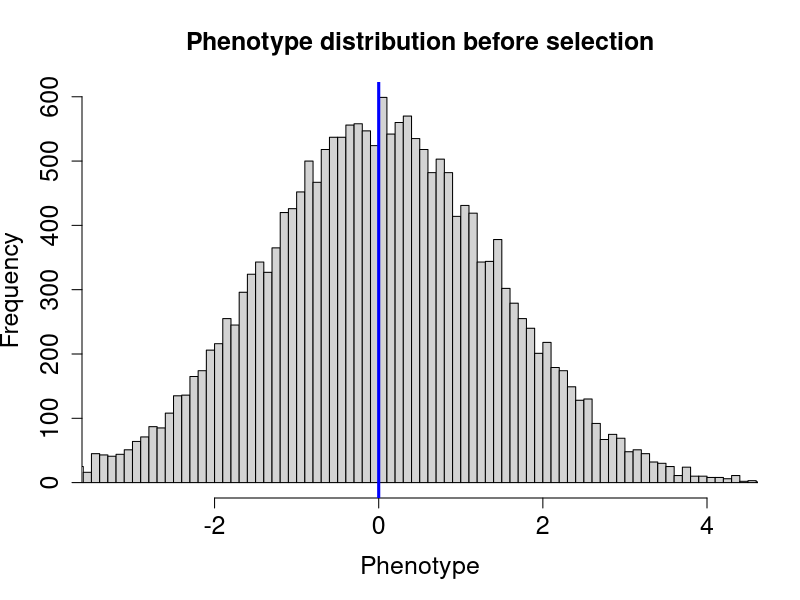
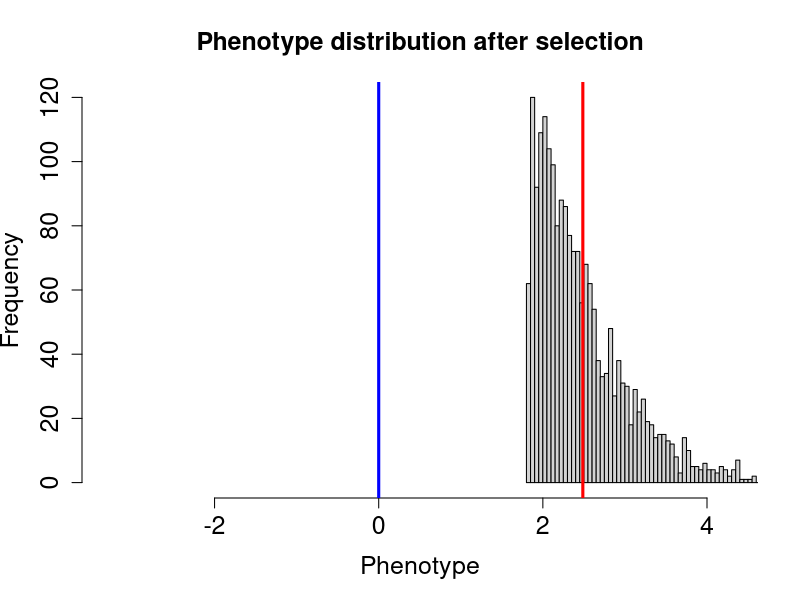
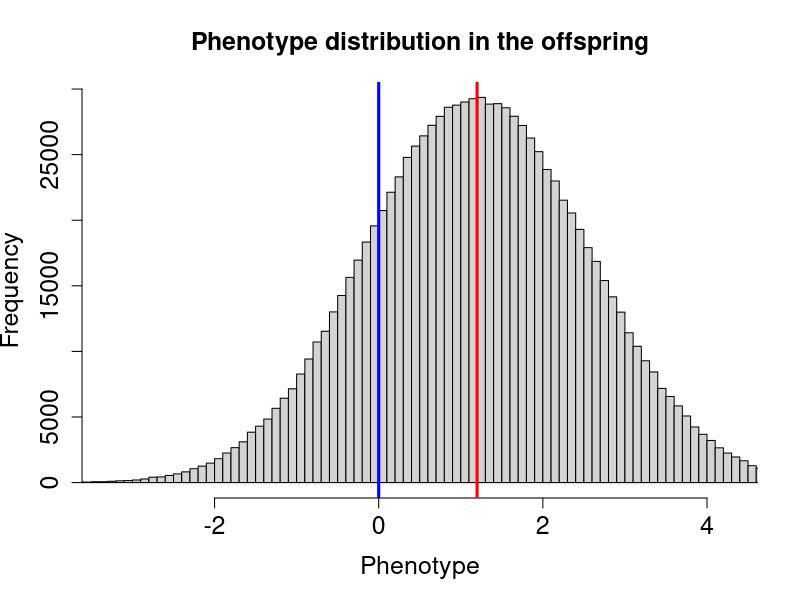

Write the R code that produced these figures, in order.
## ---- chunk 1
allele.freq<-0.5   
L <- 1000
environ.var<-1
sel<-0.1
Num_inds=10000

##MAKE A MUM
## For each mother, at each locus we draw an allele (either 0 or 1) from the population allele frequency. 
##We do this twice for each mother two represent the two haplotypes in the mother 
mum.hap.1<-replicate(Num_inds, rbinom(L,1,allele.freq) )
mum.hap.2<-replicate(Num_inds, rbinom(L,1,allele.freq) )
##type mum.hap.1[,1] to see the 1st mothers 1st haplotype

##Each mothers genotype at each locus is either 0,1,2
mum.geno<-mum.hap.1+mum.hap.2

additive.genetic<-colSums(mum.geno)
mean.genetic<-mean(additive.genetic)
genetic.var<-sd(additive.genetic)

additive.genetic<-additive.genetic / sd(additive.genetic)
mum.pheno<- additive.genetic + rnorm(Num_inds,sd=sqrt(environ.var))
mum.pheno<-mum.pheno-mean(mum.pheno)



###FAMILIES


##MAKE A DAD (same code as make a mum, only said in a deeper voice)
dad.hap.1<-replicate(Num_inds, rbinom(L,1,allele.freq) )
dad.hap.2<-replicate(Num_inds, rbinom(L,1,allele.freq) )
dad.geno<-dad.hap.1+dad.hap.2


additive.genetic<-colSums(dad.geno)
additive.genetic<-additive.genetic / sd(additive.genetic)
dad.pheno<- additive.genetic + rnorm(Num_inds,sd=sqrt(environ.var))
dad.pheno<-dad.pheno-mean(dad.pheno)

### Make a child
child.geno<-dad.hap.1+mum.hap.1 ##1/2 from mum 1/2 from dad

additive.genetic<-colSums(child.geno)
additive.genetic<-additive.genetic / sd(additive.genetic)
child.pheno<- additive.genetic + rnorm(Num_inds,sd=sqrt(environ.var))
child.pheno<-child.pheno-mean(child.pheno)



##Selection of top sel% of individuals

top.sel.per.mums<- mum.pheno>quantile(mum.pheno,p=1-sel) 
top.sel.per.dads<- dad.pheno>quantile(dad.pheno,p=1-sel)


child.geno<-dad.hap.1[,top.sel.per.dads]+mum.hap.1[,top.sel.per.mums] ##1/2 from mum 1/2 from dad

additive.genetic<-(colSums(child.geno)-mean.genetic)
additive.genetic<-additive.genetic/genetic.var
child.pheno<- additive.genetic + rnorm(length(child.geno),sd=sqrt(environ.var))

my.lim<-quantile(c(mum.pheno,dad.pheno),p=c(0.01,0.99))
my.lim[2]<-quantile(child.pheno,p=c(0.99))

hist(c(mum.pheno,dad.pheno),breaks=100,xlim=my.lim,xlab="Phenotype",main=paste("Phenotype distribution before selection"),cex.axis=1.5,cex.lab=1.5,cex.main=1.5); 
abline(v=0,col="blue",lwd=3)

par.mean<-mean(c(mum.pheno[top.sel.per.mums],dad.pheno[top.sel.per.dads]))
hist(c(mum.pheno[top.sel.per.mums],dad.pheno[top.sel.per.dads]),breaks=100,xlim=my.lim,xlab="Phenotype",main="Phenotype distribution after selection",cex.axis=1.5,cex.lab=1.5,cex.main=1.5); 
abline(v= par.mean,col="red",lwd=3)
abline(v=0,col="blue",lwd=3)


hist(child.pheno,xlim=my.lim,breaks=100,xlab="Phenotype",main="Phenotype distribution in the offspring",cex.axis=1.5,cex.lab=1.5,cex.main=1.5); 
abline(v=0,col="blue",lwd=3)
abline(v= mean(child.pheno),col="red",lwd=3)

